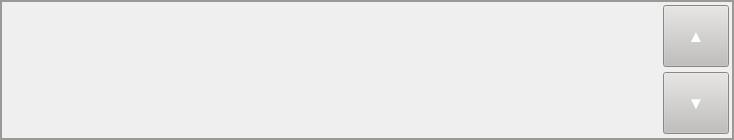
    <widget class="QFrame" name="frame">
     <property name="geometry">
      <rect>
       <x>6</x>
       <y>624</y>
       <width>734</width>
       <height>140</height>
      </rect>
     </property>
     <property name="styleSheet">
      <string notr="true">color: rgb(154, 153, 150);</string>
     </property>
     <property name="frameShape">
      <enum>QFrame::Box</enum>
     </property>
     <property name="frameShadow">
      <enum>QFrame::Plain</enum>
     </property>
     <property name="lineWidth">
      <number>2</number>
     </property>
     <widget class="QLabel" name="Label_Msg1">
      <property name="geometry">
       <rect>
        <x>9</x>
        <y>4</y>
        <width>655</width>
        <height>26</height>
       </rect>
      </property>
      <property name="font">
       <font>
        <pointsize>12</pointsize>
        <weight>75</weight>
        <bold>true</bold>
       </font>
      </property>
      <property name="text">
       <string/>
      </property>
     </widget>
     <widget class="QLabel" name="Label_Msg2">
      <property name="geometry">
       <rect>
        <x>9</x>
        <y>30</y>
        <width>655</width>
        <height>26</height>
       </rect>
      </property>
      <property name="font">
       <font>
        <pointsize>12</pointsize>
        <weight>75</weight>
        <bold>true</bold>
       </font>
      </property>
      <property name="text">
       <string/>
      </property>
     </widget>
     <widget class="QLabel" name="Label_Msg4">
      <property name="geometry">
       <rect>
        <x>9</x>
        <y>82</y>
        <width>655</width>
        <height>26</height>
       </rect>
      </property>
      <property name="font">
       <font>
        <pointsize>12</pointsize>
        <weight>75</weight>
        <bold>true</bold>
       </font>
      </property>
      <property name="text">
       <string/>
      </property>
     </widget>
     <widget class="QLabel" name="Label_Msg3">
      <property name="geometry">
       <rect>
        <x>9</x>
        <y>56</y>
        <width>655</width>
        <height>26</height>
       </rect>
      </property>
      <property name="font">
       <font>
        <pointsize>12</pointsize>
        <weight>75</weight>
        <bold>true</bold>
       </font>
      </property>
      <property name="text">
       <string/>
      </property>
     </widget>
     <widget class="QLabel" name="Label_Msg5">
      <property name="geometry">
       <rect>
        <x>9</x>
        <y>108</y>
        <width>655</width>
        <height>26</height>
       </rect>
      </property>
      <property name="font">
       <font>
        <pointsize>12</pointsize>
        <weight>75</weight>
        <bold>true</bold>
       </font>
      </property>
      <property name="text">
       <string/>
      </property>
     </widget>
     <widget class="ImageButton" name="Button_Msg_Up">
      <property name="geometry">
       <rect>
        <x>663</x>
        <y>5</y>
        <width>66</width>
        <height>62</height>
       </rect>
      </property>
      <property name="font">
       <font>
        <pointsize>13</pointsize>
        <weight>75</weight>
        <bold>true</bold>
       </font>
      </property>
      <property name="styleSheet">
       <string notr="true">color: rgb(255, 255, 255);
background-color: rgb(192, 191, 188);</string>
      </property>
      <property name="text">
       <string>▲</string>
      </property>
     </widget>
     <widget class="ImageButton" name="Button_Msg_Down">
      <property name="geometry">
       <rect>
        <x>663</x>
        <y>72</y>
        <width>66</width>
        <height>62</height>
       </rect>
      </property>
      <property name="font">
       <font>
        <pointsize>13</pointsize>
        <weight>75</weight>
        <bold>true</bold>
       </font>
      </property>
      <property name="styleSheet">
       <string notr="true">color: rgb(255, 255, 255);
background-color: rgb(192, 191, 188);</string>
      </property>
      <property name="text">
       <string>▼</string>
      </property>
     </widget>
    </widget>
